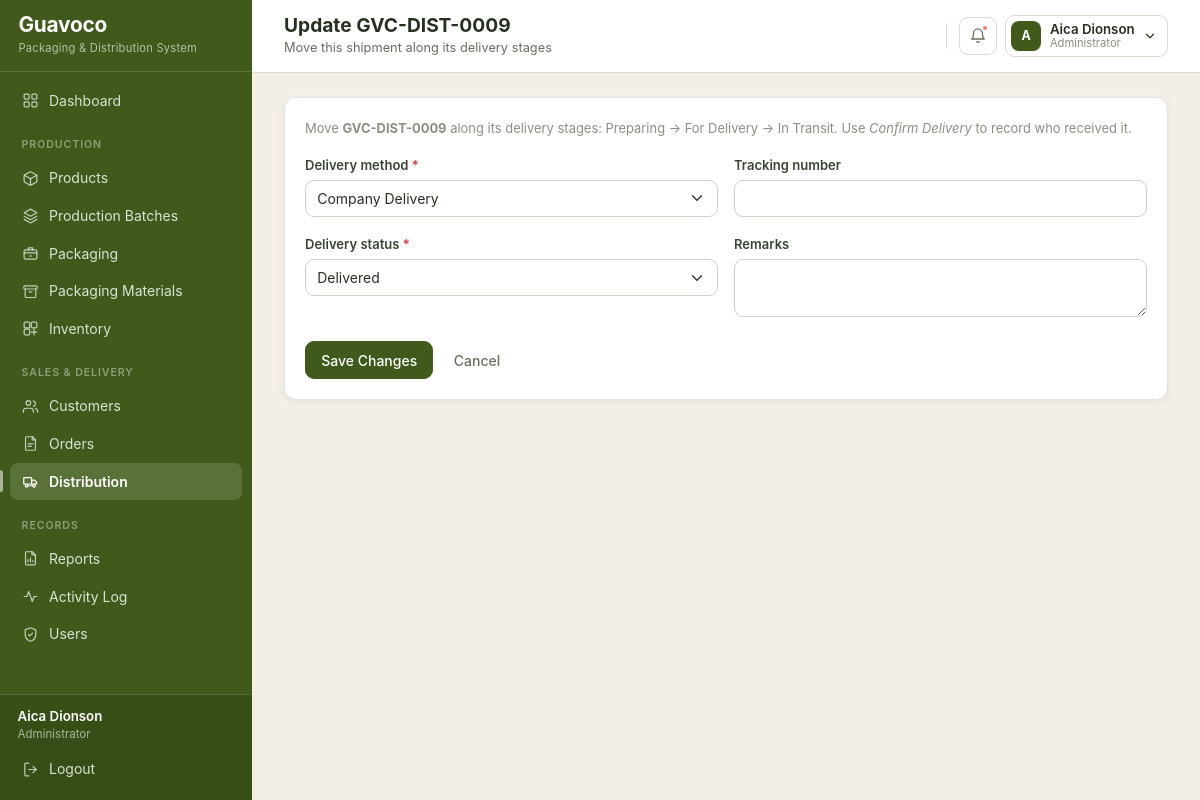
The page /distribution/21/update/ (signed in) on the database its author committed.
### core/models.py (models this page shows, shortened)
class Distribution(models.Model):
    METHOD_CHOICES = [
        ('Company Delivery', 'Company Delivery'),
        ('Courier', 'Courier'),
        ('Customer Pickup', 'Customer Pickup'),
    ]
    STATUS_PREPARING = 'Preparing'
    STATUS_FOR_DELIVERY = 'For Delivery'
    STATUS_IN_TRANSIT = 'In Transit'
    STATUS_DELIVERED = 'Delivered'
    STATUS_CANCELLED = 'Cancelled'
    STATUS_CHOICES = [
        (STATUS_PREPARING, STATUS_PREPARING),
        (STATUS_FOR_DELIVERY, STATUS_FOR_DELIVERY),
        (STATUS_IN_TRANSIT, STATUS_IN_TRANSIT),
        (STATUS_DELIVERED, STATUS_DELIVERED),
        (STATUS_CANCELLED, STATUS_CANCELLED),
    ]
    distribution_number = models.CharField(max_length=30, unique=True, blank=True)
    order = models.ForeignKey(Order, on_delete=models.CASCADE, related_name='distributions')
    distribution_date = models.DateField(default=timezone.localdate)
    quantity_distributed = models.PositiveIntegerField(default=0)
    delivery_method = models.CharField(
        max_length=30, choices=METHOD_CHOICES, default='Company Delivery'
    )
    tracking_number = models.CharField(max_length=50, blank=True)
    delivery_status = models.CharField(
        max_length=20, choices=STATUS_CHOICES, default=STATUS_PREPARING
    )
    remarks = models.TextField(blank=True)
    created_at = models.DateTimeField(auto_now_add=True)
    class Meta:
        ordering = ['-distribution_date', '-id']

### core/views/distribution.py (the view, shortened to what this page needs)
# urls.py: path('distribution/<int:pk>/update/', distribution.distribution_update,
@login_required
def distribution_update(request, pk):
    shipment = get_object_or_404(Distribution, pk=pk)
    form = DistributionUpdateForm(request.POST or None, instance=shipment)
    return render(request, 'distribution/distribution_form.html',
                  {'page_title': f'Update {shipment.distribution_number}',
                   'form': form, 'shipment': shipment})

### core/forms.py
class DistributionUpdateForm(BootstrapFormMixin, forms.ModelForm):
    class Meta:
        model = Distribution
        fields = ['delivery_method', 'tracking_number', 'delivery_status', 'remarks']
        widgets = {'remarks': forms.Textarea(attrs={'rows': 2})}

### core/context_processors.py (called while the page is built)
def user_role(request):
    if not hasattr(request, 'user'):
        return {}
    admin = is_administrator(request.user)
    url_name = getattr(request.resolver_match, 'url_name', '') if request.resolver_match else ''
    return {
        'is_admin': admin,
        'user_role': 'Administrator' if admin else 'Staff',
        'page_subtitle': PAGE_SUBTITLES.get(url_name, ''),
    }

def alerts(request):
    if not hasattr(request, 'user') or not request.user.is_authenticated:
        return {}
    from .models import Inventory, PackagingMaterial, Product
    low_products = [p for p in Product.objects.filter(is_active=True) if p.is_low_stock]
    low_materials = [m for m in PackagingMaterial.objects.filter(is_active=True)
                     if m.is_low_stock]
    today = timezone.localdate()
    expiring = list(
        Inventory.objects.filter(
            quantity_available__gt=0,
            expiration_date__lte=today + timedelta(days=30),
        ).select_related('batch', 'product').order_by('expiration_date')[:5]
    )
    return {
        'alert_low_products': low_products[:5],
        'alert_low_materials': low_materials[:5],
        'alert_expiring': expiring,
        'alert_count': len(low_products) + len(low_materials) + len(expiring),
    }

### core/models.py (called while the page is built)
def expiry_state_for(expiration_date):
    if expiration_date is None:
        return 'Safe'
    days_left = (expiration_date - timezone.localdate()).days
    if days_left < 0:
        return 'Expired'
    if days_left <= 30:
        return 'Expiring in 30 Days'
    if days_left <= 60:
        return 'Expiring in 60 Days'
    return 'Safe'

    @property
    def current_stock(self):
        total = self.inventory_rows.aggregate(total=models.Sum('quantity_available'))['total']
        return total or 0

    @property
    def is_low_stock(self):
        return self.current_stock <= self.reorder_level

    @property
    def is_low_stock(self):
        return self.quantity_available <= self.reorder_level

    @property
    def expiry_state(self):
        return expiry_state_for(self.expiration_date)

### core/permissions.py (called while the page is built)
def is_administrator(user):
    return user.is_authenticated and (
        user.is_superuser or user.groups.filter(name=ADMIN_GROUP).exists()
    )

### templates/distribution/distribution_form.html (shortened to what this page needs)
{% extends "base.html" %}
{% block content %}
<div class="card">
    <div class="card-body">
        <p class="text-muted small">
            Move <strong>{{ shipment.distribution_number }}</strong> along its delivery stages:
            Preparing &rarr; For Delivery &rarr; In Transit. Use
            <em>Confirm Delivery</em> to record who received it.
        </p>
        <form method="post" novalidate>
            {% include "partials/form_fields.html" %}
            <div class="mt-4">
                <button type="submit" class="btn btn-guava">Save Changes</button>
                <a href="{% url 'distribution_detail' shipment.pk %}" class="btn btn-link">Cancel</a>
            </div>
        </form>
    </div>
</div>
{% endblock %}

### templates/base.html (shortened to what this page needs)
{% load static %}
<!DOCTYPE html>
<html lang="en">
<head>
    <link rel="stylesheet" href="{% static 'vendor/bootstrap.min.css' %}">
    <link rel="stylesheet" href="{% static 'css/guavoco-theme.css' %}">
</head>
<body>
<nav class="sidebar">
    <div class="brand">
        <div>
            <div class="brand-name">Guavoco</div>
            <small class="brand-subtitle">Packaging &amp; Distribution System</small>
        </div>
    </div>
    <div class="collapse sidebar-body" id="sidebarBody">
        <ul class="nav flex-column sidebar-menu">
            <li class="nav-item">
                <a class="nav-link {% if request.resolver_match.url_name == 'dashboard' %}active{% endif %}"
                   href="{% url 'dashboard' %}">
                    <svg class="gv-icon"><use href="#i-grid"></use></svg> Dashboard
                </a>
            </li>
            <li class="nav-section">Production</li>
            <li class="nav-item">
                <a class="nav-link {% if 'product' in request.resolver_match.url_name %}active{% endif %}"
                   href="{% url 'product_list' %}">
                    <svg class="gv-icon"><use href="#i-package"></use></svg> Products
                </a>
            </li>
            <li class="nav-item">
                <a class="nav-link {% if 'batch' in request.resolver_match.url_name %}active{% endif %}"
                   href="{% url 'batch_list' %}">
                    <svg class="gv-icon"><use href="#i-layers"></use></svg> Production Batches
                </a>
            </li>
            <li class="nav-item">
                <a class="nav-link {% if 'packaging' in request.resolver_match.url_name %}active{% endif %}"
                   href="{% url 'packaging_list' %}">
                    <svg class="gv-icon"><use href="#i-box"></use></svg> Packaging
                </a>
            </li>
            <li class="nav-item">
                <a class="nav-link {% if 'material' in request.resolver_match.url_name %}active{% endif %}"
                   href="{% url 'material_list' %}">
                    <svg class="gv-icon"><use href="#i-archive"></use></svg> Packaging Materials
                </a>
            </li>
            <li class="nav-item">
                <a class="nav-link {% if 'inventory' in request.resolver_match.url_name %}active{% endif %}"
                   href="{% url 'inventory_list' %}">
                    <svg class="gv-icon"><use href="#i-inventory"></use></svg> Inventory
                </a>
            </li>
            <li class="nav-section">Sales &amp; Delivery</li>
            <li class="nav-item">
                <a class="nav-link {% if 'customer' in request.resolver_match.url_name %}active{% endif %}"
                   href="{% url 'customer_list' %}">
                    <svg class="gv-icon"><use href="#i-users"></use></svg> Customers
                </a>
            </li>
            <li class="nav-item">
                <a class="nav-link {% if 'order' in request.resolver_match.url_name %}active{% endif %}"
                   href="{% url 'order_list' %}">
                    <svg class="gv-icon"><use href="#i-orders"></use></svg> Orders
                </a>
            </li>
            <li class="nav-item">
                <a class="nav-link {% if 'distribut' in request.resolver_match.url_name or 'delivery' in request.resolver_match.url_name %}active{% endif %}"
                   href="{% url 'distribution_list' %}">
                    <svg class="gv-icon"><use href="#i-truck"></use></svg> Distribution
                </a>
            </li>
            <li class="nav-section">Records</li>
            <li class="nav-item">
                <a class="nav-link {% if 'report' in request.resolver_match.url_name or 'traceability' in request.resolver_match.url_name %}active{% endif %}"
                   href="{% url 'report_index' %}">
                    <svg class="gv-icon"><use href="#i-report"></use></svg> Reports
                </a>
            </li>
            <li class="nav-item">
                <a class="nav-link {% if request.resolver_match.url_name == 'activity_log' %}active{% endif %}"
                   href="{% url 'activity_log' %}">
                    <svg class="gv-icon"><use href="#i-activity"></use></svg> Activity Log
                </a>
            </li>
            {% if is_admin %}
                <li class="nav-item">
                    <a class="nav-link {% if 'user' in request.resolver_match.url_name %}active{% endif %}"
                       href="{% url 'user_list' %}">
                        <svg class="gv-icon"><use href="#i-shield"></use></svg> Users
                    </a>
                </li>
            {% endif %}
        </ul>
        <div class="sidebar-footer">
            <div class="px-2">
                <div class="account-name">{{ user.get_full_name|default:user.username }}</div>
                <div class="account-role">{{ user_role }}</div>
            </div>
            <form method="post" action="{% url 'logout' %}">
                <button type="submit" class="nav-link">
                    <svg class="gv-icon"><use href="#i-logout"></use></svg> Logout
                </button>
            </form>
        </div>
    </div>
</nav>
<div class="app-shell">
    <header class="topbar">
        <div class="topbar-titles">
            <h1 class="page-title">{% block heading %}{{ page_title }}{% endblock %}</h1>
            {% block subtitle %}
                {% if page_subtitle %}<p class="page-subtitle">{{ page_subtitle }}</p>{% endif %}
            {% endblock %}
        </div>
        <div class="topbar-actions">
            <div class="dropdown">
                <a class="topbar-bell" href="#" role="button" data-bs-toggle="dropdown"
                   aria-expanded="false" aria-label="Notifications">
                    <svg class="gv-icon"><use href="#i-bell"></use></svg>
                    {% if alert_count %}<span class="bell-dot"></span>{% endif %}
                </a>
            </div>
            <div class="dropdown">
                <a class="user-chip" href="#" role="button" data-bs-toggle="dropdown"
                   aria-expanded="false">
                    <span class="user-avatar">
                        {{ user.get_full_name|default:user.username|slice:":1"|upper }}
                    </span>
                    <span>
                        <span class="user-name d-block">
                            {{ user.get_full_name|default:user.username }}
                        </span>
                        <span class="user-role d-block">{{ user_role }}</span>
                    </span>
                    <svg class="gv-icon" style="width:14px;height:14px;">
                        <use href="#i-chevron-down"></use></svg>
                </a>
            </div>
        </div>
    </header>
    <main class="main-content">
        {% block content %}{% endblock %}
    </main>
</div>
</body>
</html>

### templates/partials/form_fields.html (shortened to what this page needs)
<div class="row g-3">
    {% for field in form %}
        <div class="{% if field.field.widget.input_type == 'checkbox' %}col-12{% else %}col-md-6{% endif %}">
            {% if field.field.widget.input_type == 'checkbox' %}
                <div class="form-check mt-2">
                    {{ field }}
                    <label class="form-check-label" for="{{ field.id_for_label }}">
                        {{ field.label }}
                    </label>
                </div>
            {% else %}
                <label class="form-label" for="{{ field.id_for_label }}">
                    {{ field.label }}
                    {% if field.field.required %}<span class="text-danger">*</span>{% endif %}
                </label>
                {{ field }}
            {% endif %}
        </div>
    {% endfor %}
</div>

### rows shown on the page
Distribution: distribution_number "GVC-DIST-0009", form "Company Delivery" "Delivered"

### other values the page prints
{{ user.get_full_name|default:user.username }} "Aica Dionson"
{{ user_role }} "Administrator"
{{ page_title }} "Update GVC-DIST-0009"
{{ page_subtitle }} "Move this shipment along its delivery stages"
{{ user.get_full_name|default:user.username|slice:":1"|upper }} "A"
{{ field.label }} "Delivery method" "Tracking number" "Delivery status" "Remarks"
